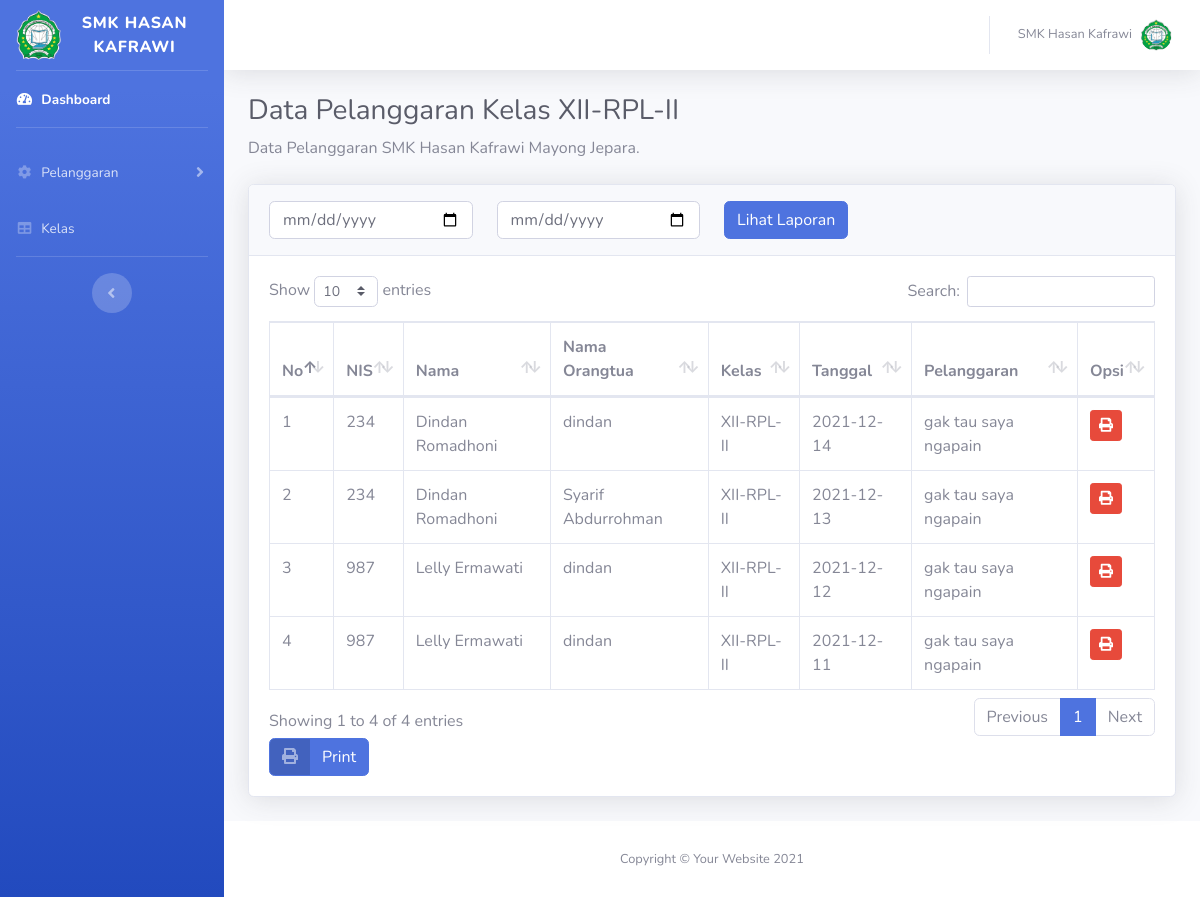
Screenshot of /admin/dataxiirpl2.php (signed in) with the database file from the repository.
### tables this page shows
CREATE TABLE `pelanggaran` (
  `no_peringatan` int(11) NOT NULL,
  `nis` int(40) NOT NULL,
  `nama_user` varchar(60) NOT NULL,
  `nama_wali` varchar(60) NOT NULL,
  `nama_kelas` varchar(15) NOT NULL,
  `tanggal` date NOT NULL,
  `pelanggaran` varchar(100) NOT NULL
);

### admin/dataxiirpl2.php (the view, shortened to what this page needs)
<?php
include 'sess_check.php';
$admin = mysqli_query($koneksi,"SELECT * FROM admin ORDER BY admin_id DESC");
$a = mysqli_fetch_array($admin);
?>
<!DOCTYPE html>
<html lang="en">
<head>
    <link href="../assets/vendor/fontawesome-free/css/all.min.css" rel="stylesheet" type="text/css">
    <link href="../assets/css/sb-admin-2.min.css" rel="stylesheet">
    <link href="../assets/vendor/datatables/dataTables.bootstrap4.min.css" rel="stylesheet">
</head>
<body id="page-top">
    <div id="wrapper">
        <ul class="navbar-nav bg-gradient-primary sidebar sidebar-dark accordion" id="accordionSidebar">
            <a class="sidebar-brand d-flex align-items-center justify-content-center" href="index.php">
                <div class="sidebar-brand-icon">
                    <img src="../assets/img/logo.png" width="45px" alt="">
                </div>
                <div class="sidebar-brand-text mx-3">SMK Hasan Kafrawi</div>
            </a>
            <hr class="sidebar-divider my-0">
            <li class="nav-item active">
                <a class="nav-link" href="index.php">
                    <i class="fas fa-fw fa-tachometer-alt"></i>
                    <span>Dashboard</span></a>
            </li>
            <hr class="sidebar-divider">
            <li class="nav-item">
                <a class="nav-link collapsed" href="#" data-toggle="collapse" data-target="#collapseTwo"
                    aria-expanded="true" aria-controls="collapseTwo">
                    <i class="fas fa-fw fa-cog"></i>
                    <span>Pelanggaran</span>
                </a>
            </li>
            <li class="nav-item">
                <a class="nav-link" href="data_kelas.php">
                    <i class="fas fa-fw fa-table"></i>
                    <span>Kelas</span></a>
            </li>
            <hr class="sidebar-divider d-none d-md-block">
            <div class="text-center d-none d-md-inline">
                <button class="rounded-circle border-0" id="sidebarToggle"></button>
            </div>
        </ul>
        <div id="content-wrapper" class="d-flex flex-column">
            <div id="content">
                <nav class="navbar navbar-expand navbar-light bg-white topbar mb-4 static-top shadow">
                    <ul class="navbar-nav ml-auto">
                        <li class="nav-item dropdown no-arrow">
                            <a class="nav-link dropdown-toggle" href="#" id="userDropdown" role="button"
                                data-toggle="dropdown" aria-haspopup="true" aria-expanded="false">
                                <span class="mr-2 d-none d-lg-inline text-gray-600 small"><?= $a['nama_adm']; ?></span>
                                <img class="img-profile rounded-circle"
                                    src="../assets/img/logo.png">
                            </a>
                        </li>
                    </ul>
                </nav>
                <div class="container-fluid">
                    <h1 class="h3 mb-2 text-gray-800">Data Pelanggaran Kelas XII-RPL-II</h1>
                    <p class="mb-4">Data Pelanggaran SMK Hasan Kafrawi Mayong Jepara.</p>
                    <div class="card shadow mb-4">
                        <div class="card-header py-3">
                        <form method="get" name="laporan" enctype="multipart/form-data" onSubmit="return valid();">
                            <div class="row">
                            <div class="col-sm-3">
                                <div class="form-grup">
                                <input type="date" name="awal" class="form-control" required>
                                </div>
                            </div>
                                <div class="col-sm-3">
                                <div class="form-grup">
                                <input type="date" name="akhir" class="form-control" required>
                                </div>
                                </div>
                                <div class="col-sm-3">
                                    <div class="form-grup">
                                <input type="submit" name="submit" class="btn btn-primary" value="Lihat Laporan">
                                </div>
                                </div>
                            </div>
                            </form>
                        </div>
                        <div class="card-body">
                            <div class="table-responsive">
                                <table class="table table-bordered" id="dataTable" width="100%" cellspacing="0">
                                    <thead>
                                        <tr>
                                            <th width="1%">No</th>
                                            <th>NIS</th>
                                            <th>Nama</th>
                                            <th>Nama Orangtua</th>
                                            <th>Kelas</th>
                                            <th>Tanggal</th>
                                            <th>Pelanggaran</th>
                                            <th width="1%">Opsi</th>
                                        </tr>
                                    </thead>
                                    <tbody>
                                        <?php
                                            $no = 1;
                                            if(isset($_GET['submit'])){
                                                $mulai 	 = $_GET['awal'];
                                                $selesai = $_GET['akhir'];
                                                $kelas = mysqli_query($koneksi, "SELECT * FROM pelanggaran WHERE nama_kelas = 'XII-RPL-II' AND tanggal BETWEEN '".$mulai."' AND '".$selesai."' ORDER BY tanggal DESC");
                                            } else {
                                                $kelas = mysqli_query($koneksi, "SELECT * FROM pelanggaran WHERE nama_kelas = 'XII-RPL-II'");
                                            }
                                                while($d = mysqli_fetch_array($kelas)){
                                        ?>
                                        <tr>
                                            <td><?= $no++; ?></td>
                                            <td><?= $d['nis'];?></td>
                                            <td><?= $d['nama_user'];?></td>
                                            <td><?= $d['nama_wali'];?></td>
                                            <td><?= $d['nama_kelas'];?></td>
                                            <td><?= $d['tanggal'];?></td>
                                            <td><?= $d['pelanggaran'];?></td>
                                            <td>
                                            <a href="nis/laporanxiirpl2.php?nis=<?= $d['nis']; ?>" target="_blank" class="btn btn-sm btn-danger"><i class="fas fa-print"></i></a>
                                            </td>
                                        </tr>
                                        <?php } ?>
                                    </tbody>
                                </table>
                                <div class="form-grup">
                                <a href="print/laporanxiirpl2.php?awal=<?php echo $mulai;?>&akhir=<?php echo $selesai;?>" target="_blank" class="btn btn-primary btn-icon-split">
                                    <span class="icon text-white-50">
                                    <i class="fas fa-print"></i>
                                    </span>
                                    <span class="text">Print</span>
                                </a>
                                </div>
                            </div>
                        </div>
                    </div>
                </div>
            </div>
            <footer class="sticky-footer bg-white">
                <div class="container my-auto">
                    <div class="copyright text-center my-auto">
                        <span>Copyright &copy; Your Website 2021</span>
                    </div>
                </div>
            </footer>
        </div>
    </div>
</body>
</html>

### rows the page displays
pelanggaran: nis "234", nama_user "Dindan Romadhoni", nama_wali "dindan", nama_kelas "XII-RPL-II", tanggal "2021-12-14", pelanggaran "gak tau saya ngapain"
pelanggaran: nis "234", nama_user "Dindan Romadhoni", nama_wali "Syarif Abdurrohman", nama_kelas "XII-RPL-II", tanggal "2021-12-13", pelanggaran "gak tau saya ngapain"
pelanggaran: nis "987", nama_user "Lelly Ermawati", nama_wali "dindan", nama_kelas "XII-RPL-II", tanggal "2021-12-12", pelanggaran "gak tau saya ngapain"
pelanggaran: nis "987", nama_user "Lelly Ermawati", nama_wali "dindan", nama_kelas "XII-RPL-II", tanggal "2021-12-11", pelanggaran "gak tau saya ngapain"

### other values shown
$a['nama_adm'] "SMK Hasan Kafrawi"
